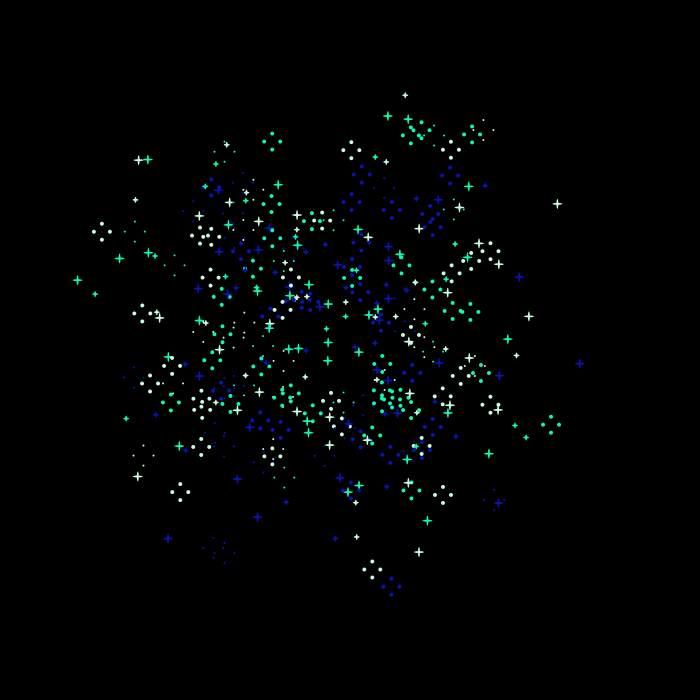
Frame 1 (no input)
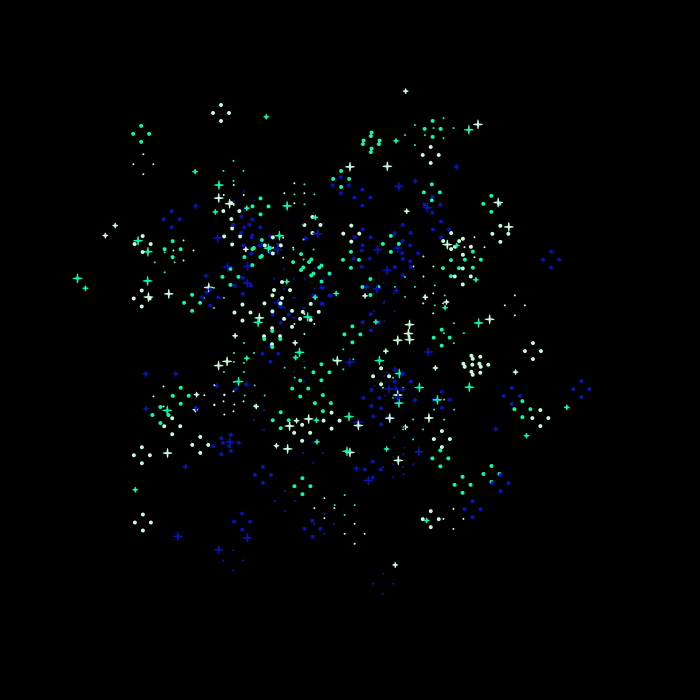
Frame 60 (the mouse pressed at the canvas centre just before this capture)
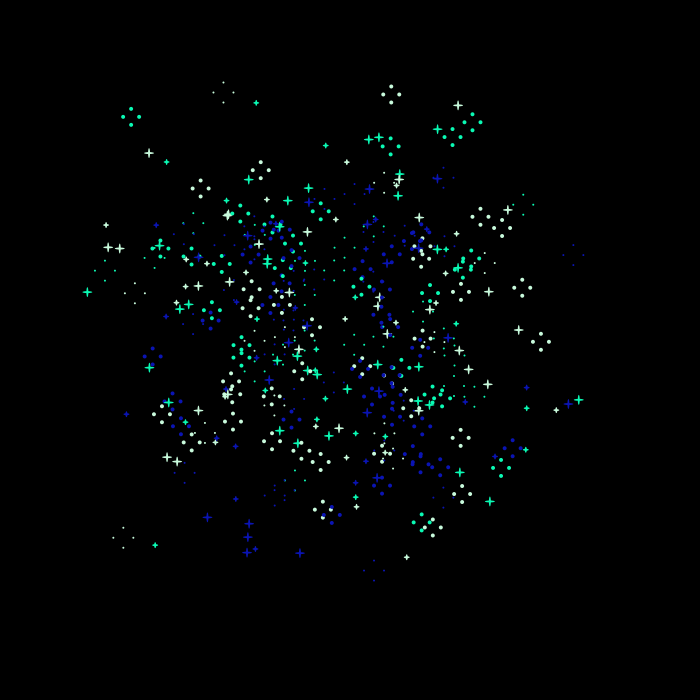
Frame 120 (the mouse held since frame 60 and released just before this capture)

The Processing sketch that drew these frames (run headless with seeded random() and noise(); from frame 60 on, the mouse is pressed at the canvas centre):

// Processing sketch: Magic_Worms
// ── Magic_Worms.pde
void setup(){
  size(700,700);
  background(235,80,150);
}



void draw(){
  background(0,0,0);
  for(int i=0; i<300; i++){
    noStroke();
    if(i%3==0){
      fill(200,250,220);
    }
    if(i%3==1){
      fill(10,20,180);
    }
     if(i%3==2){
      fill(10,250,180);
    }
    
    
    if(getWormX(i)%10<3){
      ellipse(getWormX(i)-8,getWormY(i),4,4);
      ellipse(getWormX(i),getWormY(i)-8,4,4);
      ellipse(getWormX(i)+8,getWormY(i),4,4);
      ellipse(getWormX(i),getWormY(i)+8,4,4);
    }else if(getWormX(i)%10<5){
      ellipse(getWormX(i)-10,getWormY(i),2,2);
      ellipse(getWormX(i),getWormY(i)-10,2,2);
      ellipse(getWormX(i)+10,getWormY(i),2,2);
      ellipse(getWormX(i),getWormY(i)+10,2,2);
    }else if(getWormX(i)%10<7){
     ellipse(getWormX(i),getWormY(i),6,2);
     ellipse(getWormX(i),getWormY(i),2,6);
    }else{
      ellipse(getWormX(i),getWormY(i),10,2);
      ellipse(getWormX(i),getWormY(i),2,10);
    }
  }
}







 float frequency = .001;
 float noiseInterval = PI;

 void makeMagical() {
     fill( 0, 0, 0, 10 );
     rect(0, 0, width, height);
     noStroke();
 }

 float getWormX(int i) {
     return map(noise(i*noiseInterval + frameCount * frequency), 0, 1, 0, width);
 }

 float getWormY(int i) {
     return map(noise(i*noiseInterval+1 + frameCount * frequency), 0, 1, 0, height);
 }
